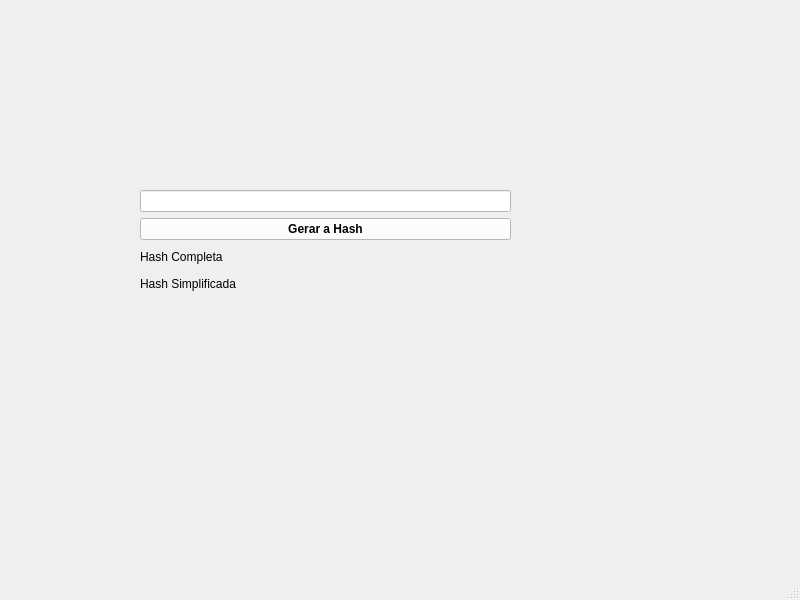
<?xml version="1.0" encoding="UTF-8"?>
<ui version="4.0">
 <class>MainWindow</class>
 <widget class="QMainWindow" name="MainWindow">
  <property name="geometry">
   <rect>
    <x>0</x>
    <y>0</y>
    <width>800</width>
    <height>600</height>
   </rect>
  </property>
  <property name="windowTitle">
   <string>MainWindow</string>
  </property>
  <widget class="QWidget" name="centralwidget">
   <widget class="QWidget" name="">
    <property name="geometry">
     <rect>
      <x>140</x>
      <y>190</y>
      <width>371</width>
      <height>104</height>
     </rect>
    </property>
    <layout class="QVBoxLayout" name="verticalLayout">
     <item>
      <widget class="QLineEdit" name="lineEdit">
       <property name="styleSheet">
        <string notr="true">background: #fff;</string>
       </property>
      </widget>
     </item>
     <item>
      <widget class="QPushButton" name="pushButton">
       <property name="styleSheet">
        <string notr="true">font-weight: bold;
background: #fff;</string>
       </property>
       <property name="text">
        <string>Gerar a Hash</string>
       </property>
      </widget>
     </item>
     <item>
      <widget class="QLabel" name="label">
       <property name="text">
        <string>Hash Completa</string>
       </property>
      </widget>
     </item>
     <item>
      <widget class="QLabel" name="label_2">
       <property name="text">
        <string>Hash Simplificada</string>
       </property>
      </widget>
     </item>
    </layout>
   </widget>
  </widget>
  <widget class="QMenuBar" name="menubar">
   <property name="geometry">
    <rect>
     <x>0</x>
     <y>0</y>
     <width>800</width>
     <height>22</height>
    </rect>
   </property>
  </widget>
  <widget class="QStatusBar" name="statusbar"/>
 </widget>
 <resources/>
 <connections/>
</ui>
